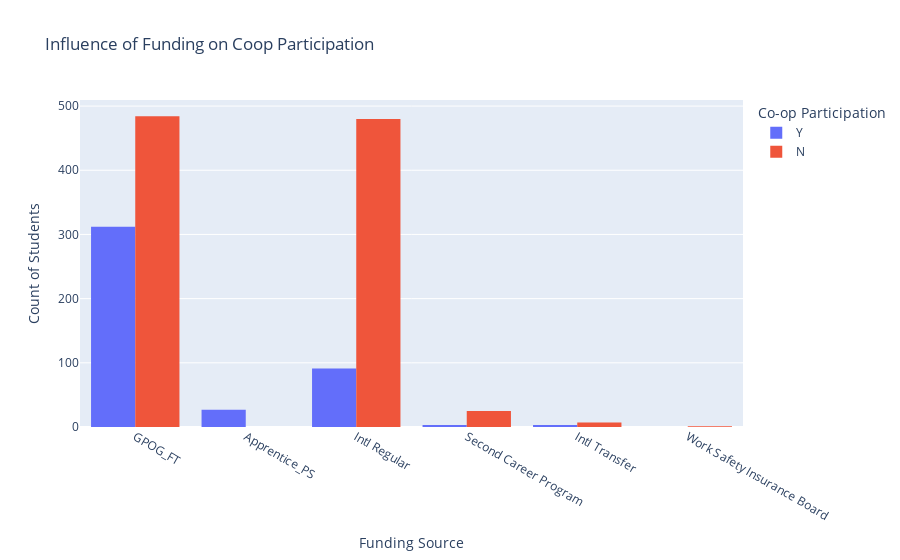

Notebook code cell kept with this figure:
### Markdown cell above
As we can see there are more students participating in coop for students with English Grade Level 160 and Level 161, while Level 170 has the highest Non - coop count. This suggests that coop participation is more common for those with Higher English Grades
#### Influence of Funding with coop

### Code cell
fig = px.histogram(
    df2,
    x="Funding",
    color="Coop",
    barmode="group",
    title="Influence of Funding on Coop Participation",
    labels={"Funding": "Funding Source", "Coop": "Co-op Participation"}
)

fig.update_layout(
    xaxis_title="Funding Source",
    yaxis_title="Count of Students",
    legend_title="Co-op Participation",
    bargap=0.2
)

fig.show()

### Figure 1 — Plotly figure (JSON) as saved in the notebook; plotly's stock layout.template omitted (floating-point values rounded to 4 significant figures; data arrays with more than 128 entries replaced by an {"elided": "..."} marker saying what was removed)
{"data": [{"alignmentgroup": "True", "bingroup": "x", "hovertemplate": "Co-op Participation=Y<br>Funding Source=%{x}<br>count=%{y}<extra></extra>", "legendgroup": "Y", "marker": {"color": "#636efa", "pattern": {"shape": ""}}, "name": "Y", "offsetgroup": "Y", "orientation": "v", "showlegend": true, "type": "histogram", "x": {"elided": "436 str values"}, "xaxis": "x", "yaxis": "y"}, {"alignmentgroup": "True", "bingroup": "x", "hovertemplate": "Co-op Participation=N<br>Funding Source=%{x}<br>count=%{y}<extra></extra>", "legendgroup": "N", "marker": {"color": "#EF553B", "pattern": {"shape": ""}}, "name": "N", "offsetgroup": "N", "orientation": "v", "showlegend": true, "type": "histogram", "x": {"elided": "997 str values"}, "xaxis": "x", "yaxis": "y"}], "layout": {"autosize": true, "bargap": 0.2, "barmode": "group", "legend": {"title": {"text": "Co-op Participation"}, "tracegroupgap": 0}, "title": {"text": "Influence of Funding on Coop Participation"}, "xaxis": {"anchor": "y", "autorange": true, "domain": [0, 1], "range": [-0.5, 5.5], "title": {"text": "Funding Source"}, "type": "category"}, "yaxis": {"anchor": "x", "autorange": true, "domain": [0, 1], "range": [0, 509.5], "title": {"text": "Count of Students"}}}}
